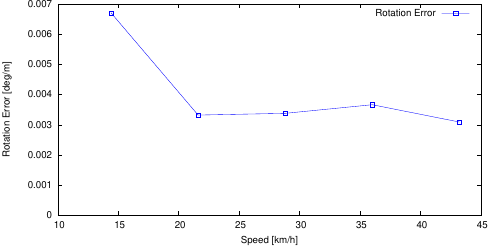

Write the gnuplot code that produced this figure.
set term postscript eps enhanced color
set output "05_rs.eps"
set size ratio 0.5
set yrange [0:*]
set xlabel "Speed [km/h]"
set ylabel "Rotation Error [deg/m]"
plot "05_rs.txt" using ($1*3.6):($2*57.3) title 'Rotation Error' lc rgb "#0000FF" pt 4 w linespoints
